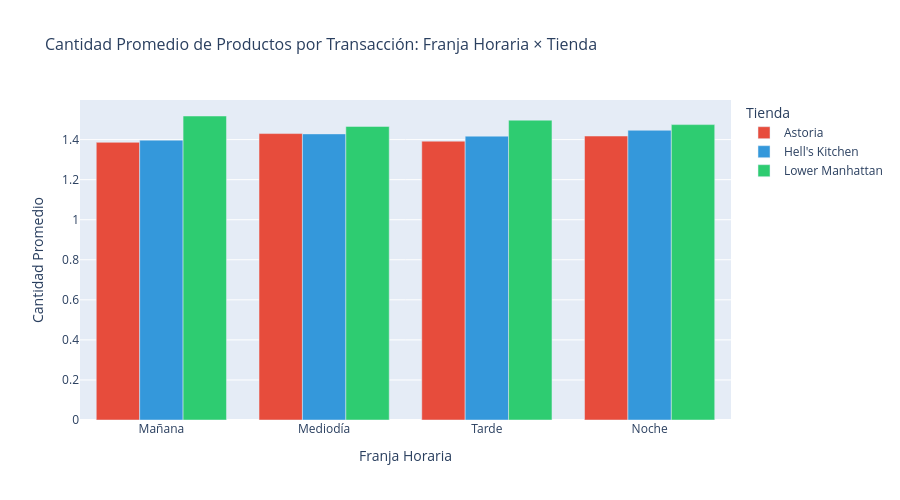

Write notebook code for a chart like this one.
### Code cell
# Gráfico de barras agrupadas: cantidad promedio por franja horaria y tienda
comp_plot_data = df.groupby(['time_of_day', 'store_location'])['transaction_qty'].mean().reset_index()

fig = px.bar(comp_plot_data, 
             x='time_of_day', 
             y='transaction_qty', 
             color='store_location',
             barmode='group',
             title='Cantidad Promedio de Productos por Transacción: Franja Horaria × Tienda',
             labels={'time_of_day': 'Franja Horaria', 'transaction_qty': 'Cantidad Promedio', 'store_location': 'Tienda'},
             color_discrete_sequence=['#E74C3C', '#3498DB', '#2ECC71'])

fig.update_layout(font=dict(size=12), title_font_size=16, height=500)
fig.show()

### Figure 1 — Plotly figure (JSON) as saved in the notebook; plotly's stock layout.template omitted (floating-point values rounded to 4 significant figures)
{"data": [{"alignmentgroup": "True", "hovertemplate": "Tienda=Astoria<br>Franja Horaria=%{x}<br>Cantidad Promedio=%{y}<extra></extra>", "legendgroup": "Astoria", "marker": {"color": "#E74C3C", "pattern": {"shape": ""}}, "name": "Astoria", "offsetgroup": "Astoria", "orientation": "v", "showlegend": true, "textposition": "auto", "type": "bar", "x": ["Mañana", "Mediodía", "Tarde", "Noche"], "xaxis": "x", "y": [1.386, 1.43, 1.392, 1.418], "yaxis": "y"}, {"alignmentgroup": "True", "hovertemplate": "Tienda=Hell's Kitchen<br>Franja Horaria=%{x}<br>Cantidad Promedio=%{y}<extra></extra>", "legendgroup": "Hell's Kitchen", "marker": {"color": "#3498DB", "pattern": {"shape": ""}}, "name": "Hell's Kitchen", "offsetgroup": "Hell's Kitchen", "orientation": "v", "showlegend": true, "textposition": "auto", "type": "bar", "x": ["Mañana", "Mediodía", "Tarde", "Noche"], "xaxis": "x", "y": [1.397, 1.429, 1.417, 1.447], "yaxis": "y"}, {"alignmentgroup": "True", "hovertemplate": "Tienda=Lower Manhattan<br>Franja Horaria=%{x}<br>Cantidad Promedio=%{y}<extra></extra>", "legendgroup": "Lower Manhattan", "marker": {"color": "#2ECC71", "pattern": {"shape": ""}}, "name": "Lower Manhattan", "offsetgroup": "Lower Manhattan", "orientation": "v", "showlegend": true, "textposition": "auto", "type": "bar", "x": ["Mañana", "Mediodía", "Tarde", "Noche"], "xaxis": "x", "y": [1.518, 1.466, 1.497, 1.475], "yaxis": "y"}], "layout": {"barmode": "group", "font": {"size": 12}, "height": 500, "legend": {"title": {"text": "Tienda"}, "tracegroupgap": 0}, "title": {"font": {"size": 16}, "text": "Cantidad Promedio de Productos por Transacción: Franja Horaria × Tienda"}, "xaxis": {"anchor": "y", "domain": [0, 1], "title": {"text": "Franja Horaria"}}, "yaxis": {"anchor": "x", "domain": [0, 1], "title": {"text": "Cantidad Promedio"}}}}
